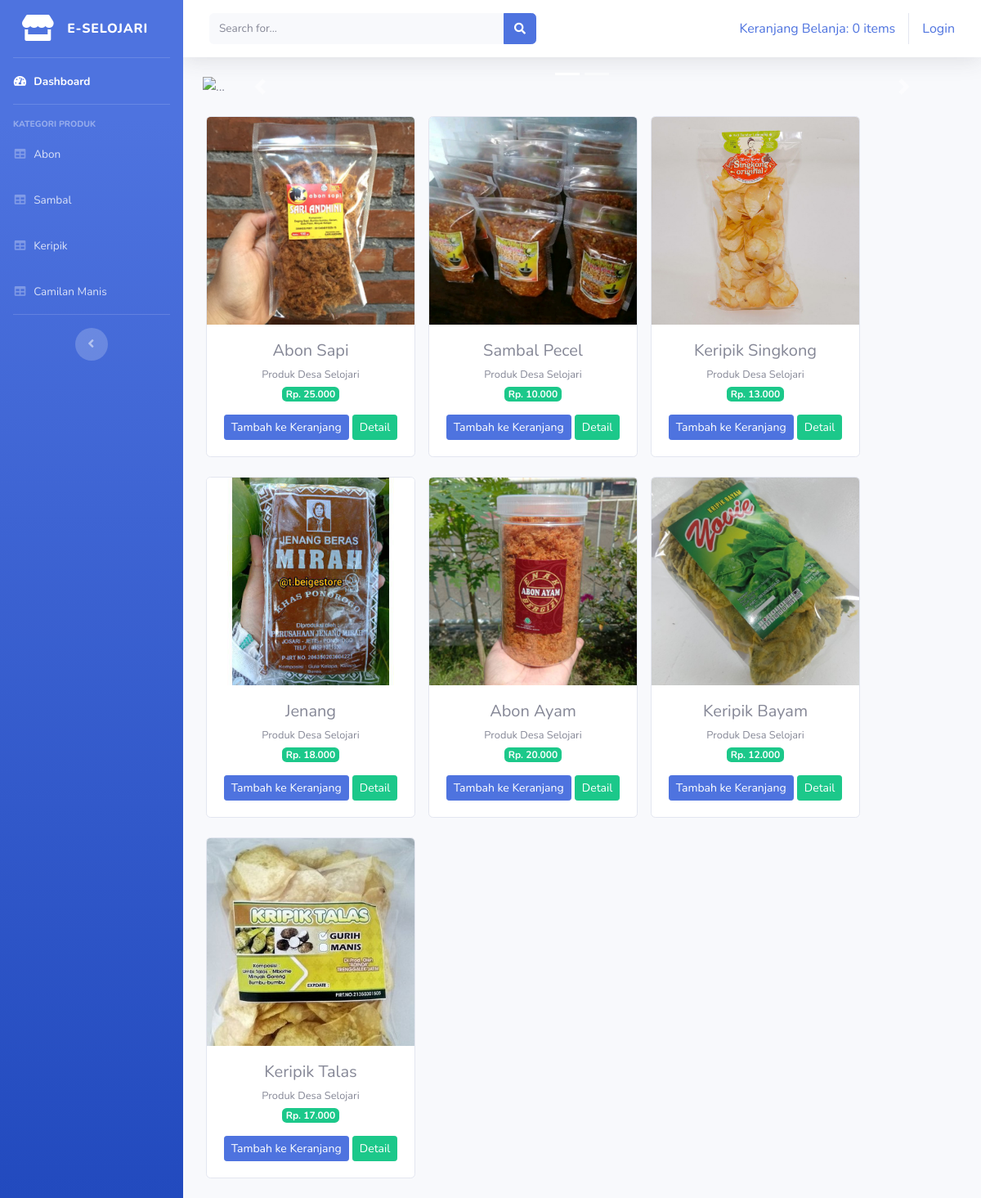
The page / on the database its author committed.
### tables this page shows
CREATE TABLE `tb_barang` (
  `id_brg` int(11) NOT NULL,
  `nama_brg` varchar(120) NOT NULL,
  `keterangan` varchar(225) NOT NULL,
  `kategori` varchar(60) NOT NULL,
  `harga` int(11) NOT NULL,
  `stok` int(4) NOT NULL,
  `gambar` text NOT NULL
);

### application/controllers/Welcome.php (called while the page is built, shortened)
<?php
class Welcome extends CI_Controller {
	public function index()
    {
        $data['barang'] = $this->model_barang->tampil_data()->result();
        $this->load->view('templates/header');
        $this->load->view('templates/sidebar');
        $this->load->view('dashboard', $data);
        $this->load->view('templates/footer');
    }
}

### index.php (called while the page is built, shortened)
<?php
require_once BASEPATH.'core/CodeIgniter.php';

### application/models/model_barang.php (called while the page is built, shortened)
<?php
class Model_barang extends CI_Model{
    public function tampil_data(){
        return $this->db->get('tb_barang');
    }
}

### application/views/dashboard.php (the view, shortened to what this page needs)
<div class="container-fluid">
    <div id="carouselExampleIndicators" class="carousel slide" data-ride="carousel">
    <ol class="carousel-indicators">
        <li data-target="#carouselExampleIndicators" data-slide-to="0" class="active"></li>
        <li data-target="#carouselExampleIndicators" data-slide-to="1"></li>
    </ol>
    <div class="carousel-inner">
        <div class="carousel-item active">
        <img src="<?php echo base_url('assets/img/slider1.jpg') ?>" class="d-block w-100" alt="...">
        </div>
    </div>
    <a class="carousel-control-prev" href="#carouselExampleIndicators" role="button" data-slide="prev">
        <span class="carousel-control-prev-icon" aria-hidden="true"></span>
    </a>
    <a class="carousel-control-next" href="#carouselExampleIndicators" role="button" data-slide="next">
        <span class="carousel-control-next-icon" aria-hidden="true"></span>
    </a>
    </div>
    <div class="row text-center mt-4">
        <?php foreach ($barang as $brg) : ?>
            <div class="card ml-3 mb-4" style="width: 16rem;">
                <img src="<?php echo base_url().'/uploads/'.$brg->gambar ?>" class="card-img-top" alt="...">
                <div class="card-body">
                    <h5 class="card-title mb-1"><?php echo $brg->nama_brg ?></h5>
                    <small><?php echo $brg->keterangan ?></small>
                    <br>
                    <span class="badge badge-success mb-3">Rp. <?php echo number_format($brg->harga, 0,',','.') ?></span>
                    <?php echo anchor('dashboard/tambah_ke_keranjang/' .$brg->id_brg,'<div class="btn btn-sm btn-primary">Tambah ke Keranjang</div>') ?>
                    <?php echo anchor('dashboard/detail/' .$brg->id_brg,'<div class="btn btn-sm btn-success">Detail</div>') ?>
                </div>
            </div>
        <?php endforeach; ?>
    </div>
</div>

### application/views/templates/header.php (shortened to what this page needs)
<!DOCTYPE html>
<html lang="en">
<head>
    <link href="<?php echo base_url() ?>assets/vendor/fontawesome-free/css/all.min.css" rel="stylesheet" type="text/css">
    <link href="<?php echo base_url() ?>assets/css/sb-admin-2.min.css" rel="stylesheet">
</head>

### application/views/templates/sidebar.php (shortened to what this page needs)
<body id="page-top">
    <div id="wrapper">
        <ul class="navbar-nav bg-gradient-primary sidebar sidebar-dark accordion" id="accordionSidebar">
            <a class="sidebar-brand d-flex align-items-center justify-content-center" href="index.html">
                <div class="sidebar-brand-icon">
                    <i class="fas fa-store"></i>
                </div>
                <div class="sidebar-brand-text mx-3">E-Selojari</div>
            </a>
            <hr class="sidebar-divider my-0">
            <li class="nav-item active">
                <a class="nav-link" href="<?php echo base_url('dashboard')?>">
                    <i class="fas fa-fw fa-tachometer-alt"></i>
                    <span>Dashboard</span></a>
            </li>
            <hr class="sidebar-divider">
            <div class="sidebar-heading">
                KATEGORI PRODUK
            </div>
            <li class="nav-item">
                <a class="nav-link" href="<?php echo base_url('kategori/abon')?>">
                    <i class="fas fa-fw fa-table"></i>
                    <span>Abon</span></a>
            </li>
            <li class="nav-item">
                <a class="nav-link" href="<?php echo base_url('kategori/sambal')?>">
                    <i class="fas fa-fw fa-table"></i>
                    <span>Sambal</span></a>
            </li>
            <li class="nav-item">
                <a class="nav-link" href="<?php echo base_url('kategori/keripik')?>">
                    <i class="fas fa-fw fa-table"></i>
                    <span>Keripik</span></a>
            </li>
            <li class="nav-item">
                <a class="nav-link" href="<?php echo base_url('kategori/camilan_manis')?>">
                    <i class="fas fa-fw fa-table"></i>
                    <span>Camilan Manis</span></a>
            </li>
            <hr class="sidebar-divider d-none d-md-block">
            <div class="text-center d-none d-md-inline">
                <button class="rounded-circle border-0" id="sidebarToggle"></button>
            </div>
        </ul>
        <div id="content-wrapper" class="d-flex flex-column">
            <div id="content">
                <nav class="navbar navbar-expand navbar-light bg-white topbar mb-4 static-top shadow">
                    <form
                        class="d-none d-sm-inline-block form-inline mr-auto ml-md-3 my-2 my-md-0 mw-100 navbar-search">
                        <div class="input-group">
                            <input type="text" class="form-control bg-light border-0 small" placeholder="Search for..."
                                aria-label="Search" aria-describedby="basic-addon2">
                            <div class="input-group-append">
                                <button class="btn btn-primary" type="button">
                                    <i class="fas fa-search fa-sm"></i>
                                </button>
                            </div>
                        </div>
                    </form>
                    <ul class="navbar-nav ml-auto">
                        <div class="navbar">
                            <ul class="nav navbar-nav navbar-right">
                                <li>
                                    <?php
                                    $keranjang = 'Keranjang Belanja: '.$this->cart->total_items(). ' items'
                                    ?>
                                    <?php echo anchor('dashboard/detail_keranjang', $keranjang) ?>
                                </li>
                            </ul>
                            <ul class="na navbar-nav navbar-right">
                                <?php if($this->session->userdata('username')) { ?>
                                    <li><div>Selamat Datang, <?php echo $this->session->userdata('username') ?></div></li>
                                    <li class="ml-3"><?php echo anchor('auth/logout','Logout') ?></li>
                                    <?php } else { ?>
                                        <li><?php echo anchor('auth/login', 'Login') ?></li>
                                <?php } ?>
                            </ul>
                        </div>
                    </ul>
                </nav>

### application/views/templates/footer.php (shortened to what this page needs)
</body>
</html>

### rows shown on the page
tb_barang: gambar (picture), nama_brg "Abon Sapi", keterangan "Produk Desa Selojari", harga "25.000", id_brg "Tambah ke Keranjang", id_brg "Detail"
tb_barang: gambar (picture), nama_brg "Sambal Pecel", keterangan "Produk Desa Selojari", harga "10.000", id_brg "Tambah ke Keranjang", id_brg "Detail"
tb_barang: gambar (picture), nama_brg "Keripik Singkong", keterangan "Produk Desa Selojari", harga "13.000", id_brg "Tambah ke Keranjang", id_brg "Detail"
tb_barang: gambar (picture), nama_brg "Jenang", keterangan "Produk Desa Selojari", harga "18.000", id_brg "Tambah ke Keranjang", id_brg "Detail"
tb_barang: gambar (picture), nama_brg "Abon Ayam", keterangan "Produk Desa Selojari", harga "20.000", id_brg "Tambah ke Keranjang", id_brg "Detail"
tb_barang: gambar (picture), nama_brg "Keripik Bayam", keterangan "Produk Desa Selojari", harga "12.000", id_brg "Tambah ke Keranjang", id_brg "Detail"
tb_barang: gambar (picture), nama_brg "Keripik Talas", keterangan "Produk Desa Selojari", harga "17.000", id_brg "Tambah ke Keranjang", id_brg "Detail"

### other values the page prints
anchor('dashboard/detail_keranjang', $keranjang) "Keranjang Belanja: 0 items"
anchor('auth/login', 'Login') "Login"
